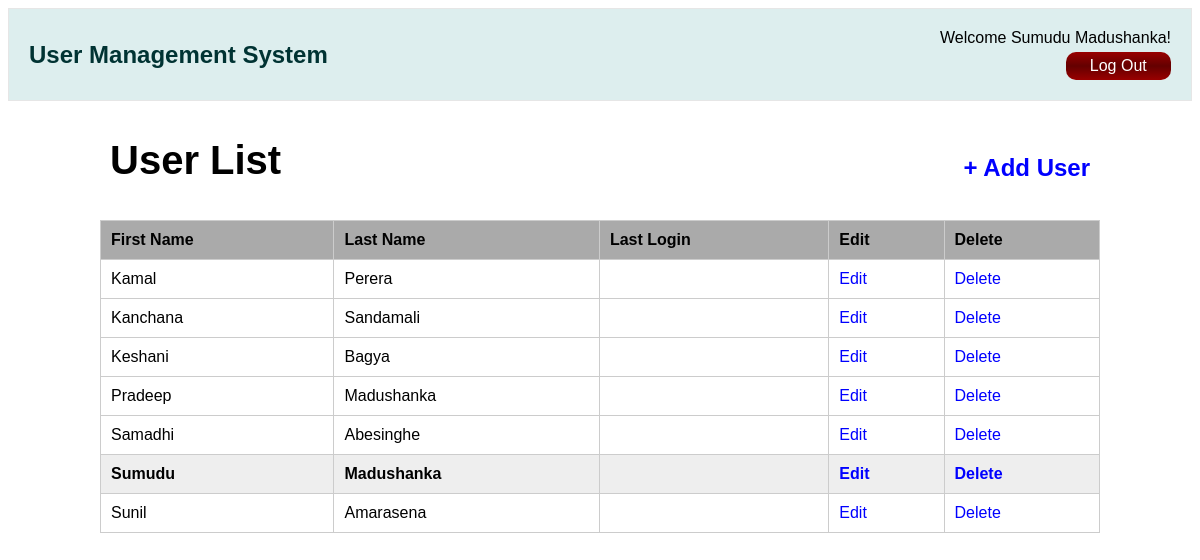
/users.php (signed in), run on the app's committed database.
### tables this page shows
CREATE TABLE users(
    user_id INT(11) AUTO_INCREMENT,
    first_name VARCHAR(50) NOT NULL,
    last_name VARCHAR(100),
    email VARCHAR(100) NOT NULL UNIQUE,
    hashed_password VARCHAR(40) NOT NULL,
    salt INT(11) NOT NULL,
    last_login DATETIME,
    is_deleted TINYINT(1) DEFAULT 0,
    PRIMARY KEY (user_id)
);

### users.php (the view, shortened to what this page needs)
<?php require_once("inc/connection.php"); ?>
<?php
    $user_list = "";
    $query = "SELECT *
        FROM users
        WHERE is_deleted = 0
        ORDER BY first_name;";
    $result = mysqli_query($connection, $query);
    while ($user = mysqli_fetch_assoc($result)) {
        if ($user["user_id"] == $_SESSION["user_id"]){
            $user_list .= "<tr class=\"user_row\">";
        } else{
            $user_list .= "<tr>";
        }
        $user_list .= "<td>{$user['first_name']}</td>";
        $user_list .= "<td>{$user['last_name']}</td>";
        $user_list .= "<td>{$user['last_login']}</td>";
        $user_list .= "<td><a href=\"modify_user.php?user_id={$user['user_id']}\">Edit</a></td>";
        $user_list .= "<td><a href=\"delete_user.php?user_id={$user['user_id']}\"
            onclick=\"return confirm('Are you sure you want to delete {$user['email']}?');\">Delete</a></td>";
        $user_list .= "</tr>";
    }
?>
<!DOCTYPE html>
<html lang="en">
<head>
    <link rel="stylesheet" href="css/main.css">
</head>
<body>
    <?php require_once("inc/header.php"); ?>
    <main>
        <h1>User List <span><a href="add_user.php">+ Add User</a></span></h1>
        <table class="main_table">
            <tr>
                <th>First Name</th>
                <th>Last Name</th>
                <th>Last Login</th>
                <th>Edit</th>
                <th>Delete</th>
            </tr>
            <?php echo $user_list; ?>
        </table>
    </main>
</body>
</html>

### inc/header.php
<header class="clearfix">
        <div class="web_site_name">User Management System</div>
        <div class="login_user">
            <div class="user_name">
                Welcome
                <?php
                    $username = $_SESSION["first_name"] . " " . $_SESSION["last_name"];
                    echo $username;
                ?>!
            </div>
            <a class="cancel" href="logout.php">Log Out</a>
        </div>
</header>

### css/main.css (style rules this page uses)
body { font-size: 16px; font-family: Arial, Helvetica, sans-serif; }
.cancel { font-size: 16px; float: right; border-radius: 10px; padding: 5px 10.5%; background: linear-gradient(#990000, #640000, #990000); color: white; text-decoration: none; }
main { width: 1000px; margin: 25px auto; }
main h1 { padding: 10px; font-size: 40px; }
main h1 span { float: right; font-size: 24px; padding-top: 16px; }
main h1 span a { text-decoration: none; color: blue; }
.clearfix { overflow: auto; }
header { background: #ddeeee; border: 1px #e6e6e6 solid; padding: 20px; }
header .web_site_name { float: left; font-size: 24px; font-weight: bold; color: #003333; padding-top: 12px; }
header .login_user { float: right; font-size: 16px; }
.login_user .user_name { padding-bottom: 5px; }
.main_table { width: 100%; border-collapse: collapse; }
.main_table th { background: #aaaaaa; }
.main_table th, .main_table td { border: 1px solid #cccccc; padding: 10px; text-align: left; }
.main_table .user_row { font-weight: bold; background: #eeeeee; }
.main_table a { color: blue; text-decoration: none; }

### data on the page
users: first_name "Kamal", last_name "Perera"
users: first_name "Kanchana", last_name "Sandamali"
users: first_name "Keshani", last_name "Bagya"
users: first_name "Pradeep", last_name "Madushanka"
users: first_name "Samadhi", last_name "Abesinghe"
users: first_name "Sumudu", last_name "Madushanka"
users: first_name "Sunil", last_name "Amarasena"

### other printed values
$username "Sumudu Madushanka"
